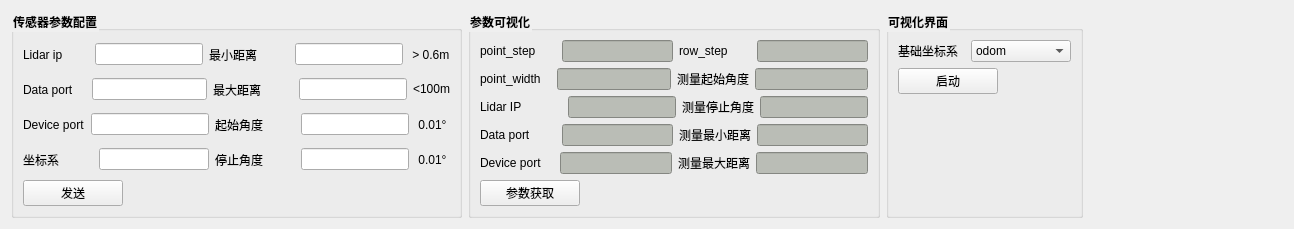
                 <widget class="QWidget" name="tab_5">
                  <attribute name="title">
                   <string/>
                  </attribute>
                  <layout class="QVBoxLayout" name="verticalLayout_16">
                   <item>
                    <layout class="QHBoxLayout" name="horizontalLayout_37">
                     <item>
                      <widget class="QGroupBox" name="groupBox_11">
                       <property name="font">
                        <font>
                         <weight>75</weight>
                         <bold>true</bold>
                        </font>
                       </property>
                       <property name="styleSheet">
                        <string notr="true">QGroupBox::title{
font-size:13px;
front-weight:bold;
}</string>
                       </property>
                       <property name="title">
                        <string>传感器参数配置</string>
                       </property>
                       <layout class="QVBoxLayout" name="verticalLayout_10">
                        <item>
                         <layout class="QVBoxLayout" name="verticalLayout_3">
                          <item>
                           <layout class="QHBoxLayout" name="horizontalLayout_73">
                            <item>
                             <layout class="QHBoxLayout" name="horizontalLayout">
                              <item>
                               <widget class="QLabel" name="label_4">
                                <property name="text">
                                 <string>Lidar ip        </string>
                                </property>
                               </widget>
                              </item>
                              <item>
                               <widget class="QLineEdit" name="lineEdit_laser_dev_ip"/>
                              </item>
                             </layout>
                            </item>
                            <item>
                             <layout class="QHBoxLayout" name="horizontalLayout_70">
                              <item>
                               <widget class="QLabel" name="label_50">
                                <property name="minimumSize">
                                 <size>
                                  <width>80</width>
                                  <height>0</height>
                                 </size>
                                </property>
                                <property name="text">
                                 <string>最小距离</string>
                                </property>
                               </widget>
                              </item>
                              <item>
                               <widget class="QLineEdit" name="lineEdit_laser_dis_min"/>
                              </item>
                              <item>
                               <widget class="QLabel" name="label_14">
                                <property name="text">
                                 <string> &gt; 0.6m</string>
                                </property>
                               </widget>
                              </item>
                             </layout>
                            </item>
                           </layout>
                          </item>
                          <item>
                           <layout class="QHBoxLayout" name="horizontalLayout_74">
                            <item>
                             <layout class="QHBoxLayout" name="horizontalLayout_14">
                              <item>
                               <widget class="QLabel" name="label_5">
                                <property name="text">
                                 <string>Data port    </string>
                                </property>
                               </widget>
                              </item>
                              <item>
                               <widget class="QLineEdit" name="lineEdit_msop_port"/>
                              </item>
                              <item>
                               <layout class="QHBoxLayout" name="horizontalLayout_2">
                                <item>
                                 <widget class="QLabel" name="label_41">
                                  <property name="minimumSize">
                                   <size>
                                    <width>80</width>
                                    <height>0</height>
                                   </size>
                                  </property>
                                  <property name="text">
                                   <string>最大距离 </string>
                                  </property>
                                 </widget>
                                </item>
                                <item>
                                 <widget class="QLineEdit" name="lineEdit_laser_dis_max"/>
                                </item>
                                <item>
                                 <widget class="QLabel" name="label_15">
                                  <property name="text">
                                   <string>&lt;100m</string>
                                  </property>
                                 </widget>
                                </item>
                               </layout>
                              </item>
                             </layout>
                            </item>
                           </layout>
                          </item>
                          <item>
                           <layout class="QHBoxLayout" name="horizontalLayout_75">
                            <item>
                             <layout class="QHBoxLayout" name="horizontalLayout_20">
                              <item>
                               <widget class="QLabel" name="label_7">
                                <property name="text">
                                 <string>Device port</string>
                                </property>
                               </widget>
                              </item>
                              <item>
                               <widget class="QLineEdit" name="lineEdit_difop_port"/>
                              </item>
                             </layout>
                            </item>
                            <item>
                             <layout class="QHBoxLayout" name="horizontalLayout_71">
                              <item>
                               <widget class="QLabel" name="label_49">
                                <property name="minimumSize">
                                 <size>
                                  <width>80</width>
                                  <height>0</height>
                                 </size>
                                </property>
                                <property name="text">
                                 <string>起始角度</string>
                                </property>
                               </widget>
                              </item>
                              <item>
                               <widget class="QLineEdit" name="lineEdit_laser_ang_start"/>
                              </item>
                              <item>
                               <widget class="QLabel" name="label_16">
                                <property name="text">
                                 <string> 0.01° </string>
                                </property>
                               </widget>
                              </item>
                             </layout>
                            </item>
                           </layout>
                          </item>
                          <item>
                           <layout class="QHBoxLayout" name="horizontalLayout_76">
                            <item>
                             <layout class="QHBoxLayout" name="horizontalLayout_69">
                              <item>
                               <widget class="QLabel" name="label_39">
                                <property name="text">
                                 <string>坐标系          </string>
                                </property>
                               </widget>
                              </item>
                              <item>
                               <widget class="QLineEdit" name="lineEdit_laser_link"/>
                              </item>
                             </layout>
                            </item>
                            <item>
                             <layout class="QHBoxLayout" name="horizontalLayout_72">
                              <item>
                               <widget class="QLabel" name="label_70">
                                <property name="minimumSize">
                                 <size>
                                  <width>80</width>
                                  <height>0</height>
                                 </size>
                                </property>
                                <property name="text">
                                 <string>停止角度</string>
                                </property>
                               </widget>
                              </item>
                              <item>
                               <widget class="QLineEdit" name="lineEdit_laser_ang_end"/>
                              </item>
                              <item>
                               <widget class="QLabel" name="label_17">
                                <property name="text">
                                 <string> 0.01° </string>
                                </property>
                               </widget>
                              </item>
                             </layout>
                            </item>
                           </layout>
                          </item>
                          <item>
                           <layout class="QHBoxLayout" name="horizontalLayout_23">
                            <item>
                             <widget class="QPushButton" name="pushButton_laser_set">
                              <property name="sizePolicy">
                               <sizepolicy hsizetype="Expanding" vsizetype="Fixed">
                                <horstretch>0</horstretch>
                                <verstretch>0</verstretch>
                               </sizepolicy>
                              </property>
                              <property name="minimumSize">
                               <size>
                                <width>100</width>
                                <height>0</height>
                               </size>
                              </property>
                              <property name="maximumSize">
                               <size>
                                <width>100</width>
                                <height>16777215</height>
                               </size>
                              </property>
                              <property name="text">
                               <string>发送</string>
                              </property>
                             </widget>
                            </item>
                            <item>
                             <spacer name="horizontalSpacer_29">
                              <property name="orientation">
                               <enum>Qt::Horizontal</enum>
                              </property>
                              <property name="sizeHint" stdset="0">
                               <size>
                                <width>40</width>
                                <height>20</height>
                               </size>
                              </property>
                             </spacer>
                            </item>
                            <item>
                             <spacer name="horizontalSpacer_28">
                              <property name="orientation">
                               <enum>Qt::Horizontal</enum>
                              </property>
                              <property name="sizeHint" stdset="0">
                               <size>
                                <width>40</width>
                                <height>20</height>
                               </size>
                              </property>
                             </spacer>
                            </item>
                            <item>
                             <spacer name="horizontalSpacer_3">
                              <property name="orientation">
                               <enum>Qt::Horizontal</enum>
                              </property>
                              <property name="sizeHint" stdset="0">
                               <size>
                                <width>40</width>
                                <height>20</height>
                               </size>
                              </property>
                             </spacer>
                            </item>
                           </layout>
                          </item>
                         </layout>
                        </item>
                       </layout>
                      </widget>
                     </item>
                     <item>
                      <widget class="QGroupBox" name="groupBox_13">
                       <property name="font">
                        <font>
                         <weight>75</weight>
                         <bold>true</bold>
                        </font>
                       </property>
                       <property name="styleSheet">
                        <string notr="true">QGroupBox::title{
font-size:13px;
front-weight:bold;
}</string>
                       </property>
                       <property name="title">
                        <string>参数可视化</string>
                       </property>
                       <layout class="QVBoxLayout" name="verticalLayout_2">
                        <item>
                         <layout class="QHBoxLayout" name="horizontalLayout_92">
                          <item>
                           <widget class="QLabel" name="label_93">
                            <property name="text">
                             <string>point_step      </string>
                            </property>
                           </widget>
                          </item>
                          <item>
                           <widget class="QLineEdit" name="lineEdit_point_step">
                            <property name="styleSheet">
                             <string notr="true">background-color: rgb(186, 189, 182);</string>
                            </property>
                           </widget>
                          </item>
                          <item>
                           <widget class="QLabel" name="label_95">
                            <property name="text">
                             <string>row_step       </string>
                            </property>
                           </widget>
                          </item>
                          <item>
                           <widget class="QLineEdit" name="lineEdit_row_step">
                            <property name="styleSheet">
                             <string notr="true">background-color: rgb(186, 189, 182);</string>
                            </property>
                           </widget>
                          </item>
                         </layout>
                        </item>
                        <item>
                         <layout class="QHBoxLayout" name="horizontalLayout_93">
                          <item>
                           <widget class="QLabel" name="label_97">
                            <property name="text">
                             <string>point_width   </string>
                            </property>
                           </widget>
                          </item>
                          <item>
                           <widget class="QLineEdit" name="lineEdit_point_width">
                            <property name="styleSheet">
                             <string notr="true">background-color: rgb(186, 189, 182);</string>
                            </property>
                           </widget>
                          </item>
                          <item>
                           <widget class="QLabel" name="label_55">
                            <property name="text">
                             <string>测量起始角度</string>
                            </property>
                           </widget>
                          </item>
                          <item>
                           <widget class="QLineEdit" name="lineEdit_start_ang">
                            <property name="styleSheet">
                             <string notr="true">background-color: rgb(186, 189, 182);</string>
                            </property>
                           </widget>
                          </item>
                         </layout>
                        </item>
                        <item>
                         <layout class="QHBoxLayout" name="horizontalLayout_24">
                          <item>
                           <widget class="QLabel" name="label_48">
                            <property name="text">
                             <string>Lidar IP            </string>
                            </property>
                           </widget>
                          </item>
                          <item>
                           <widget class="QLineEdit" name="lineEdit_device_ip">
                            <property name="styleSheet">
                             <string notr="true">background-color: rgb(186, 189, 182);</string>
                            </property>
                           </widget>
                          </item>
                          <item>
                           <widget class="QLabel" name="label_98">
                            <property name="text">
                             <string>测量停止角度</string>
                            </property>
                           </widget>
                          </item>
                          <item>
                           <widget class="QLineEdit" name="lineEdit_end_ang">
                            <property name="styleSheet">
                             <string notr="true">background-color: rgb(186, 189, 182);</string>
                            </property>
                           </widget>
                          </item>
                         </layout>
                        </item>
                        <item>
                         <layout class="QHBoxLayout" name="horizontalLayout_35">
                          <item>
                           <widget class="QLabel" name="label_52">
                            <property name="text">
                             <string>Data port        </string>
                            </property>
                           </widget>
                          </item>
                          <item>
                           <widget class="QLineEdit" name="lineEdit_msop_port_port_get">
                            <property name="styleSheet">
                             <string notr="true">background-color: rgb(186, 189, 182);</string>
                            </property>
                           </widget>
                          </item>
                          <item>
                           <widget class="QLabel" name="label_53">
                            <property name="text">
                             <string>测量最小距离</string>
                            </property>
                           </widget>
                          </item>
                          <item>
                           <widget class="QLineEdit" name="lineEdit_min_dis">
                            <property name="styleSheet">
                             <string notr="true">background-color: rgb(186, 189, 182);</string>
                            </property>
                           </widget>
                          </item>
                         </layout>
                        </item>
                        <item>
                         <layout class="QHBoxLayout" name="horizontalLayout_36">
                          <item>
                           <widget class="QLabel" name="label_54">
                            <property name="text">
                             <string>Device port    </string>
                            </property>
                           </widget>
                          </item>
                          <item>
                           <widget class="QLineEdit" name="lineEdit_difop_port_get">
                            <property name="styleSheet">
                             <string notr="true">background-color: rgb(186, 189, 182);</string>
                            </property>
                           </widget>
                          </item>
                          <item>
                           <widget class="QLabel" name="label_51">
                            <property name="text">
                             <string>测量最大距离</string>
                            </property>
                           </widget>
                          </item>
                          <item>
                           <widget class="QLineEdit" name="lineEdit_max_dis">
                            <property name="styleSheet">
                             <string notr="true">background-color: rgb(186, 189, 182);</string>
                            </property>
                           </widget>
                          </item>
                         </layout>
                        </item>
                        <item>
                         <layout class="QHBoxLayout" name="horizontalLayout_60">
                          <item>
                           <widget class="QPushButton" name="pushButton_laser_get">
                            <property name="sizePolicy">
                             <sizepolicy hsizetype="Expanding" vsizetype="Fixed">
                              <horstretch>0</horstretch>
                              <verstretch>0</verstretch>
                             </sizepolicy>
                            </property>
                            <property name="minimumSize">
                             <size>
                              <width>100</width>
                              <height>0</height>
                             </size>
                            </property>
                            <property name="maximumSize">
                             <size>
                              <width>100</width>
                              <height>16777215</height>
                             </size>
                            </property>
                            <property name="text">
                             <string>参数获取</string>
                            </property>
                           </widget>
                          </item>
                          <item>
                           <spacer name="horizontalSpacer_31">
                            <property name="orientation">
                             <enum>Qt::Horizontal</enum>
                            </property>
                            <property name="sizeHint" stdset="0">
                             <size>
                              <width>40</width>
                              <height>20</height>
                             </size>
                            </property>
                           </spacer>
                          </item>
                          <item>
                           <spacer name="horizontalSpacer_30">
                            <property name="orientation">
                             <enum>Qt::Horizontal</enum>
                            </property>
                            <property name="sizeHint" stdset="0">
                             <size>
                              <width>40</width>
                              <height>20</height>
                             </size>
                            </property>
                           </spacer>
                          </item>
                         </layout>
                        </item>
                       </layout>
                      </widget>
                     </item>
                     <item>
                      <widget class="QGroupBox" name="groupBox_3">
                       <property name="font">
                        <font>
                         <weight>75</weight>
                         <bold>true</bold>
                        </font>
                       </property>
                       <property name="styleSheet">
                        <string notr="true">QGroupBox::title{
font-size:13px;
front-weight:bold;
}</string>
                       </property>
                       <property name="title">
                        <string>可视化界面</string>
                       </property>
                       <layout class="QVBoxLayout" name="verticalLayout_17">
                        <item>
                         <layout class="QVBoxLayout" name="verticalLayout_7">
                          <item>
                           <layout class="QHBoxLayout" name="horizontalLayout_8">
                            <item>
                             <widget class="QLabel" name="label_11">
                              <property name="sizePolicy">
                               <sizepolicy hsizetype="Expanding" vsizetype="Preferred">
                                <horstretch>0</horstretch>
                                <verstretch>0</verstretch>
                               </sizepolicy>
                              </property>
                              <property name="text">
                               <string>基础坐标系  </string>
                              </property>
                             </widget>
                            </item>
                            <item>
                             <widget class="QComboBox" name="comboBox_4">
                              <property name="minimumSize">
                               <size>
                                <width>100</width>
                                <height>0</height>
                               </size>
                              </property>
                              <property name="maximumSize">
                               <size>
                                <width>100</width>
                                <height>16777215</height>
                               </size>
                              </property>
                              <item>
                               <property name="text">
                                <string>odom</string>
                               </property>
                              </item>
                              <item>
                               <property name="text">
                                <string>laser_link</string>
                               </property>
                              </item>
                              <item>
                               <property name="text">
                                <string>world</string>
                               </property>
                              </item>
                             </widget>
                            </item>
                           </layout>
                          </item>
                          <item>
                           <layout class="QHBoxLayout" name="horizontalLayout_10">
                            <item>
                             <widget class="QPushButton" name="pushButton_laser_rviz">
                              <property name="sizePolicy">
                               <sizepolicy hsizetype="Expanding" vsizetype="Fixed">
                                <horstretch>0</horstretch>
                                <verstretch>0</verstretch>
                               </sizepolicy>
                              </property>
                              <property name="minimumSize">
                               <size>
                                <width>100</width>
                                <height>0</height>
                               </size>
                              </property>
                              <property name="maximumSize">
                               <size>
                                <width>100</width>
                                <height>16777215</height>
                               </size>
                              </property>
                              <property name="text">
                               <string>启动</string>
                              </property>
                             </widget>
                            </item>
                            <item>
                             <spacer name="horizontalSpacer_64">
                              <property name="orientation">
                               <enum>Qt::Horizontal</enum>
                              </property>
                              <property name="sizeHint" stdset="0">
                               <size>
                                <width>40</width>
                                <height>20</height>
                               </size>
                              </property>
                             </spacer>
                            </item>
                           </layout>
                          </item>
                         </layout>
                        </item>
                        <item>
                         <spacer name="verticalSpacer_28">
                          <property name="orientation">
                           <enum>Qt::Vertical</enum>
                          </property>
                          <property name="sizeHint" stdset="0">
                           <size>
                            <width>20</width>
                            <height>40</height>
                           </size>
                          </property>
                         </spacer>
                        </item>
                       </layout>
                      </widget>
                     </item>
                     <item>
                      <spacer name="horizontalSpacer_22">
                       <property name="orientation">
                        <enum>Qt::Horizontal</enum>
                       </property>
                       <property name="sizeHint" stdset="0">
                        <size>
                         <width>40</width>
                         <height>20</height>
                        </size>
                       </property>
                      </spacer>
                     </item>
                     <item>
                      <spacer name="horizontalSpacer_26">
                       <property name="orientation">
                        <enum>Qt::Horizontal</enum>
                       </property>
                       <property name="sizeHint" stdset="0">
                        <size>
                         <width>40</width>
                         <height>20</height>
                        </size>
                       </property>
                      </spacer>
                     </item>
                     <item>
                      <spacer name="horizontalSpacer_6">
                       <property name="orientation">
                        <enum>Qt::Horizontal</enum>
                       </property>
                       <property name="sizeHint" stdset="0">
                        <size>
                         <width>40</width>
                         <height>20</height>
                        </size>
                       </property>
                      </spacer>
                     </item>
                     <item>
                      <spacer name="horizontalSpacer_27">
                       <property name="orientation">
                        <enum>Qt::Horizontal</enum>
                       </property>
                       <property name="sizeHint" stdset="0">
                        <size>
                         <width>40</width>
                         <height>20</height>
                        </size>
                       </property>
                      </spacer>
                     </item>
                     <item>
                      <spacer name="horizontalSpacer_16">
                       <property name="orientation">
                        <enum>Qt::Horizontal</enum>
                       </property>
                       <property name="sizeHint" stdset="0">
                        <size>
                         <width>40</width>
                         <height>20</height>
                        </size>
                       </property>
                      </spacer>
                     </item>
                    </layout>
                   </item>
                  </layout>
                 </widget>
